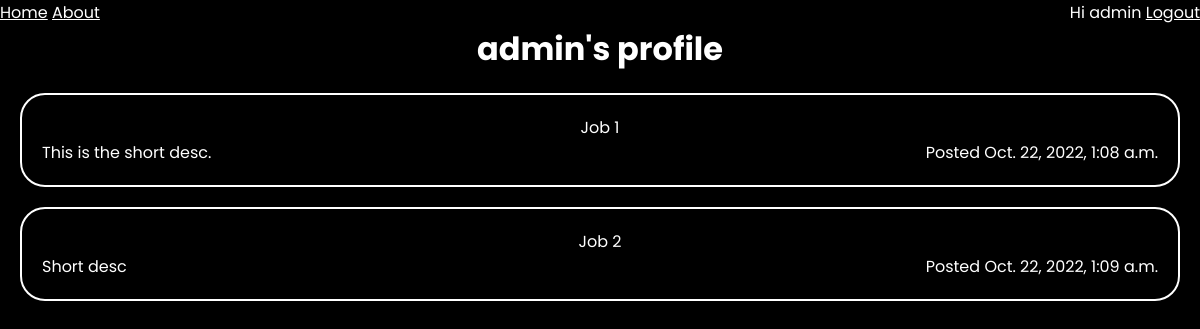
The app's page /accounts/profile (signed in), older data.
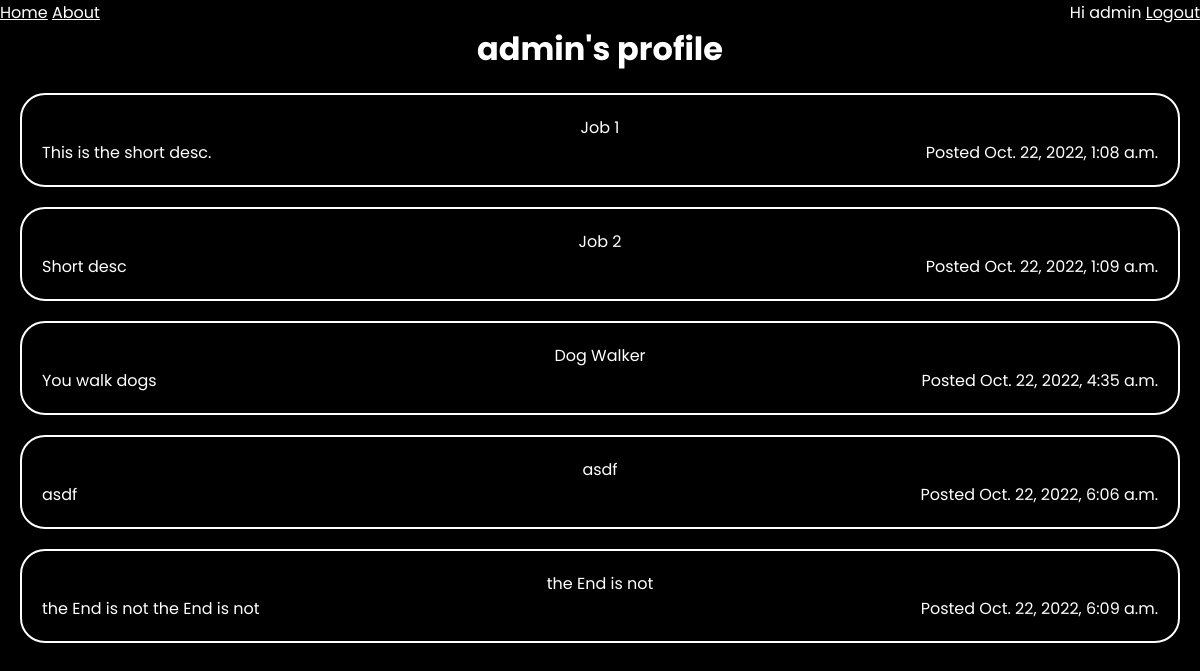
The same page, newer data.
### apps/job/models.py (models this page shows, shortened)
class Job(models.Model):
    title = models.CharField(max_length=255)
    short_description = models.TextField()
    long_description = models.TextField(blank=True, null=True)
    created_by = models.ForeignKey(User, related_name='jobs', on_delete=models.CASCADE)
    created_at = models.DateTimeField(auto_now_add=True)
    changed_at = models.DateTimeField(auto_now=True)

### ProjectLettuce_website/views.py (the view)
# urls.py: path("accounts/profile", views.ProfileView.as_view(), name="profile"),
class ProfileView(LoginRequiredMixin, TemplateView):
    template_name = "accounts/profile.html"

### ProjectLettuce_website/templates/accounts/profile.html (shortened to what this page needs)
{% extends 'base.html' %}
{% block content %}
    <h1 style="justify-content: center;">
        {{ user.username }}'s profile
    </h1>
    {% for job in request.user.jobs.all %}
        <div list="list">
            <div class="card" style="color: white;">
                <div class="content">
                    <span style='float:left'>
                    {{ job.title }}
                    </span>
                </div>
                {{ job.short_description }}
                <span style="float: right;">
                    Posted {{ job.created_at }}
                </span>
            </div>
        </div>
    {% empty %}
        <h2>You don't have any listings...</h2>
{% endfor %}
{% endblock %}

Row changes from the older to the newer data that the page shows:
added Job: title "Dog Walker", short_description "You walk dogs", created_at "Oct. 22, 2022, 4:35 a.m."
added Job: title "asdf", short_description "asdf", created_at "Oct. 22, 2022, 6:06 a.m."
added Job: title "the End is not", short_description "the End is not the End is not", created_at "Oct. 22, 2022, 6:09 a.m."
